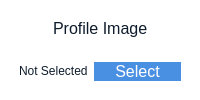
                       <widget class="QFrame" name="horizontalFrame_2">
                        <property name="styleSheet">
                         <string notr="true">QLabel{
	color: rgb(14, 28, 44);
	background-color: none;
}
QFrame{
background-color: rgb(255, 255, 255);
border-radius: 10px;
}
QLineEdit{
border: none;
background-color: rgb(255, 255, 255);
}</string>
                        </property>
                        <layout class="QVBoxLayout" name="verticalLayout_26">
                         <property name="leftMargin">
                          <number>10</number>
                         </property>
                         <property name="topMargin">
                          <number>10</number>
                         </property>
                         <property name="rightMargin">
                          <number>10</number>
                         </property>
                         <property name="bottomMargin">
                          <number>10</number>
                         </property>
                         <item>
                          <widget class="QFrame" name="horizontalFrame_2">
                           <property name="sizePolicy">
                            <sizepolicy hsizetype="Preferred" vsizetype="Fixed">
                             <horstretch>0</horstretch>
                             <verstretch>0</verstretch>
                            </sizepolicy>
                           </property>
                           <layout class="QHBoxLayout" name="horizontalLayout_39">
                            <property name="leftMargin">
                             <number>9</number>
                            </property>
                            <property name="topMargin">
                             <number>9</number>
                            </property>
                            <property name="rightMargin">
                             <number>9</number>
                            </property>
                            <property name="bottomMargin">
                             <number>9</number>
                            </property>
                            <item>
                             <widget class="QLabel" name="label_profile_icon">
                              <property name="sizePolicy">
                               <sizepolicy hsizetype="Fixed" vsizetype="Fixed">
                                <horstretch>0</horstretch>
                                <verstretch>0</verstretch>
                               </sizepolicy>
                              </property>
                              <property name="maximumSize">
                               <size>
                                <width>28</width>
                                <height>28</height>
                               </size>
                              </property>
                              <property name="text">
                               <string/>
                              </property>
                              <property name="pixmap">
                               <pixmap resource="resources.qrc">:/resources/other_icons/employeer.svg</pixmap>
                              </property>
                              <property name="scaledContents">
                               <bool>true</bool>
                              </property>
                             </widget>
                            </item>
                            <item>
                             <widget class="QLabel" name="label_72">
                              <property name="sizePolicy">
                               <sizepolicy hsizetype="Preferred" vsizetype="Fixed">
                                <horstretch>0</horstretch>
                                <verstretch>0</verstretch>
                               </sizepolicy>
                              </property>
                              <property name="font">
                               <font>
                                <pointsize>12</pointsize>
                               </font>
                              </property>
                              <property name="text">
                               <string>Profile Image</string>
                              </property>
                             </widget>
                            </item>
                           </layout>
                          </widget>
                         </item>
                         <item>
                          <widget class="QFrame" name="horizontalFrame_2">
                           <property name="sizePolicy">
                            <sizepolicy hsizetype="Expanding" vsizetype="Expanding">
                             <horstretch>0</horstretch>
                             <verstretch>0</verstretch>
                            </sizepolicy>
                           </property>
                           <layout class="QHBoxLayout" name="horizontalLayout_38">
                            <item>
                             <widget class="QLabel" name="profile_picture_url_label">
                              <property name="sizePolicy">
                               <sizepolicy hsizetype="Fixed" vsizetype="Fixed">
                                <horstretch>0</horstretch>
                                <verstretch>0</verstretch>
                               </sizepolicy>
                              </property>
                              <property name="text">
                               <string>Not Selected</string>
                              </property>
                             </widget>
                            </item>
                            <item>
                             <widget class="QPushButton" name="select_profile_image">
                              <property name="sizePolicy">
                               <sizepolicy hsizetype="Minimum" vsizetype="Fixed">
                                <horstretch>0</horstretch>
                                <verstretch>0</verstretch>
                               </sizepolicy>
                              </property>
                              <property name="font">
                               <font>
                                <pointsize>12</pointsize>
                               </font>
                              </property>
                              <property name="cursor">
                               <cursorShape>PointingHandCursor</cursorShape>
                              </property>
                              <property name="styleSheet">
                               <string notr="true">QPushButton{
	background-color: rgb(74, 144, 226);
	color: rgb(255, 255, 255);
	border: none;
}

QPushButton:hover{
	background-color: rgb(63, 125, 195);
	color: rgb(255, 255, 255);
}</string>
                              </property>
                              <property name="text">
                               <string>Select</string>
                              </property>
                             </widget>
                            </item>
                           </layout>
                          </widget>
                         </item>
                        </layout>
                       </widget>
